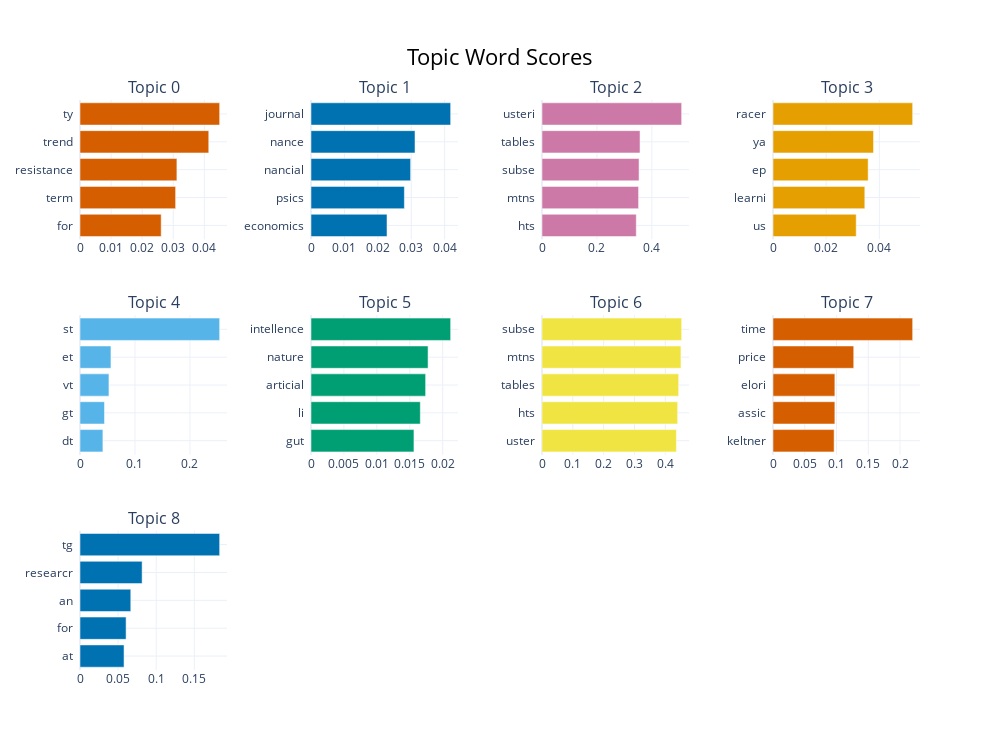

Write notebook code for a chart like this one.
### Code cell
model.visualize_barchart(top_n_topics=9)

### Figure 1 — Plotly figure (JSON) as saved in the notebook; plotly's stock layout.template omitted (floating-point values rounded to 4 significant figures)
{"data": [{"marker": {"color": "#D55E00"}, "orientation": "h", "type": "bar", "x": [0.02612, 0.03076, 0.03118, 0.04143, 0.04493], "xaxis": "x", "y": ["for  ", "term  ", "resistance  ", "trend  ", "ty  "], "yaxis": "y"}, {"marker": {"color": "#0072B2"}, "orientation": "h", "type": "bar", "x": [0.02275, 0.02795, 0.02981, 0.03113, 0.0418], "xaxis": "x2", "y": ["economics  ", "psics  ", "nancial  ", "nance  ", "journal  "], "yaxis": "y2"}, {"marker": {"color": "#CC79A7"}, "orientation": "h", "type": "bar", "x": [0.3432, 0.3516, 0.3533, 0.3569, 0.5084], "xaxis": "x3", "y": ["hts  ", "mtns  ", "subse  ", "tables  ", "usteri  "], "yaxis": "y3"}, {"marker": {"color": "#E69F00"}, "orientation": "h", "type": "bar", "x": [0.0313, 0.03454, 0.0358, 0.03782, 0.05254], "xaxis": "x4", "y": ["us  ", "learni  ", "ep  ", "ya  ", "racer  "], "yaxis": "y4"}, {"marker": {"color": "#56B4E9"}, "orientation": "h", "type": "bar", "x": [0.04164, 0.04451, 0.05263, 0.05628, 0.254], "xaxis": "x5", "y": ["dt  ", "gt  ", "vt  ", "et  ", "st  "], "yaxis": "y5"}, {"marker": {"color": "#009E73"}, "orientation": "h", "type": "bar", "x": [0.01563, 0.01659, 0.0174, 0.01777, 0.0212], "xaxis": "x6", "y": ["gut  ", "li  ", "articial  ", "nature  ", "intellence  "], "yaxis": "y6"}, {"marker": {"color": "#F0E442"}, "orientation": "h", "type": "bar", "x": [0.4361, 0.4402, 0.4434, 0.4509, 0.4531], "xaxis": "x7", "y": ["uster  ", "hts  ", "tables  ", "mtns  ", "subse  "], "yaxis": "y7"}, {"marker": {"color": "#D55E00"}, "orientation": "h", "type": "bar", "x": [0.09621, 0.0974, 0.0974, 0.1271, 0.2198], "xaxis": "x8", "y": ["keltner  ", "assic  ", "elori  ", "price  ", "time  "], "yaxis": "y8"}, {"marker": {"color": "#0072B2"}, "orientation": "h", "type": "bar", "x": [0.05779, 0.06048, 0.06663, 0.08152, 0.1832], "xaxis": "x9", "y": ["at  ", "for  ", "an  ", "researcr  ", "tg  "], "yaxis": "y9"}], "layout": {"annotations": [{"font": {"size": 16}, "showarrow": false, "text": "Topic 0", "x": 0.0875, "xanchor": "center", "xref": "paper", "y": 1, "yanchor": "bottom", "yref": "paper"}, {"font": {"size": 16}, "showarrow": false, "text": "Topic 1", "x": 0.3625, "xanchor": "center", "xref": "paper", "y": 1, "yanchor": "bottom", "yref": "paper"}, {"font": {"size": 16}, "showarrow": false, "text": "Topic 2", "x": 0.6375, "xanchor": "center", "xref": "paper", "y": 1, "yanchor": "bottom", "yref": "paper"}, {"font": {"size": 16}, "showarrow": false, "text": "Topic 3", "x": 0.9125, "xanchor": "center", "xref": "paper", "y": 1, "yanchor": "bottom", "yref": "paper"}, {"font": {"size": 16}, "showarrow": false, "text": "Topic 4", "x": 0.0875, "xanchor": "center", "xref": "paper", "y": 0.6222, "yanchor": "bottom", "yref": "paper"}, {"font": {"size": 16}, "showarrow": false, "text": "Topic 5", "x": 0.3625, "xanchor": "center", "xref": "paper", "y": 0.6222, "yanchor": "bottom", "yref": "paper"}, {"font": {"size": 16}, "showarrow": false, "text": "Topic 6", "x": 0.6375, "xanchor": "center", "xref": "paper", "y": 0.6222, "yanchor": "bottom", "yref": "paper"}, {"font": {"size": 16}, "showarrow": false, "text": "Topic 7", "x": 0.9125, "xanchor": "center", "xref": "paper", "y": 0.6222, "yanchor": "bottom", "yref": "paper"}, {"font": {"size": 16}, "showarrow": false, "text": "Topic 8", "x": 0.0875, "xanchor": "center", "xref": "paper", "y": 0.2444, "yanchor": "bottom", "yref": "paper"}], "height": 750, "hoverlabel": {"bgcolor": "white", "font": {"family": "Rockwell", "size": 16}}, "showlegend": false, "title": {"font": {"color": "Black", "size": 22}, "text": "Topic Word Scores", "x": 0.5, "xanchor": "center", "yanchor": "top"}, "width": 1000, "xaxis": {"anchor": "y", "domain": [0, 0.175], "showgrid": true}, "xaxis10": {"anchor": "y10", "domain": [0.275, 0.45], "showgrid": true}, "xaxis11": {"anchor": "y11", "domain": [0.55, 0.725], "showgrid": true}, "xaxis12": {"anchor": "y12", "domain": [0.825, 1], "showgrid": true}, "xaxis2": {"anchor": "y2", "domain": [0.275, 0.45], "showgrid": true}, "xaxis3": {"anchor": "y3", "domain": [0.55, 0.725], "showgrid": true}, "xaxis4": {"anchor": "y4", "domain": [0.825, 1], "showgrid": true}, "xaxis5": {"anchor": "y5", "domain": [0, 0.175], "showgrid": true}, "xaxis6": {"anchor": "y6", "domain": [0.275, 0.45], "showgrid": true}, "xaxis7": {"anchor": "y7", "domain": [0.55, 0.725], "showgrid": true}, "xaxis8": {"anchor": "y8", "domain": [0.825, 1], "showgrid": true}, "xaxis9": {"anchor": "y9", "domain": [0, 0.175], "showgrid": true}, "yaxis": {"anchor": "x", "domain": [0.7556, 1], "showgrid": true}, "yaxis10": {"anchor": "x10", "domain": [0, 0.2444], "showgrid": true}, "yaxis11": {"anchor": "x11", "domain": [0, 0.2444], "showgrid": true}, "yaxis12": {"anchor": "x12", "domain": [0, 0.2444], "showgrid": true}, "yaxis2": {"anchor": "x2", "domain": [0.7556, 1], "showgrid": true}, "yaxis3": {"anchor": "x3", "domain": [0.7556, 1], "showgrid": true}, "yaxis4": {"anchor": "x4", "domain": [0.7556, 1], "showgrid": true}, "yaxis5": {"anchor": "x5", "domain": [0.3778, 0.6222], "showgrid": true}, "yaxis6": {"anchor": "x6", "domain": [0.3778, 0.6222], "showgrid": true}, "yaxis7": {"anchor": "x7", "domain": [0.3778, 0.6222], "showgrid": true}, "yaxis8": {"anchor": "x8", "domain": [0.3778, 0.6222], "showgrid": true}, "yaxis9": {"anchor": "x9", "domain": [0, 0.2444], "showgrid": true}}}
